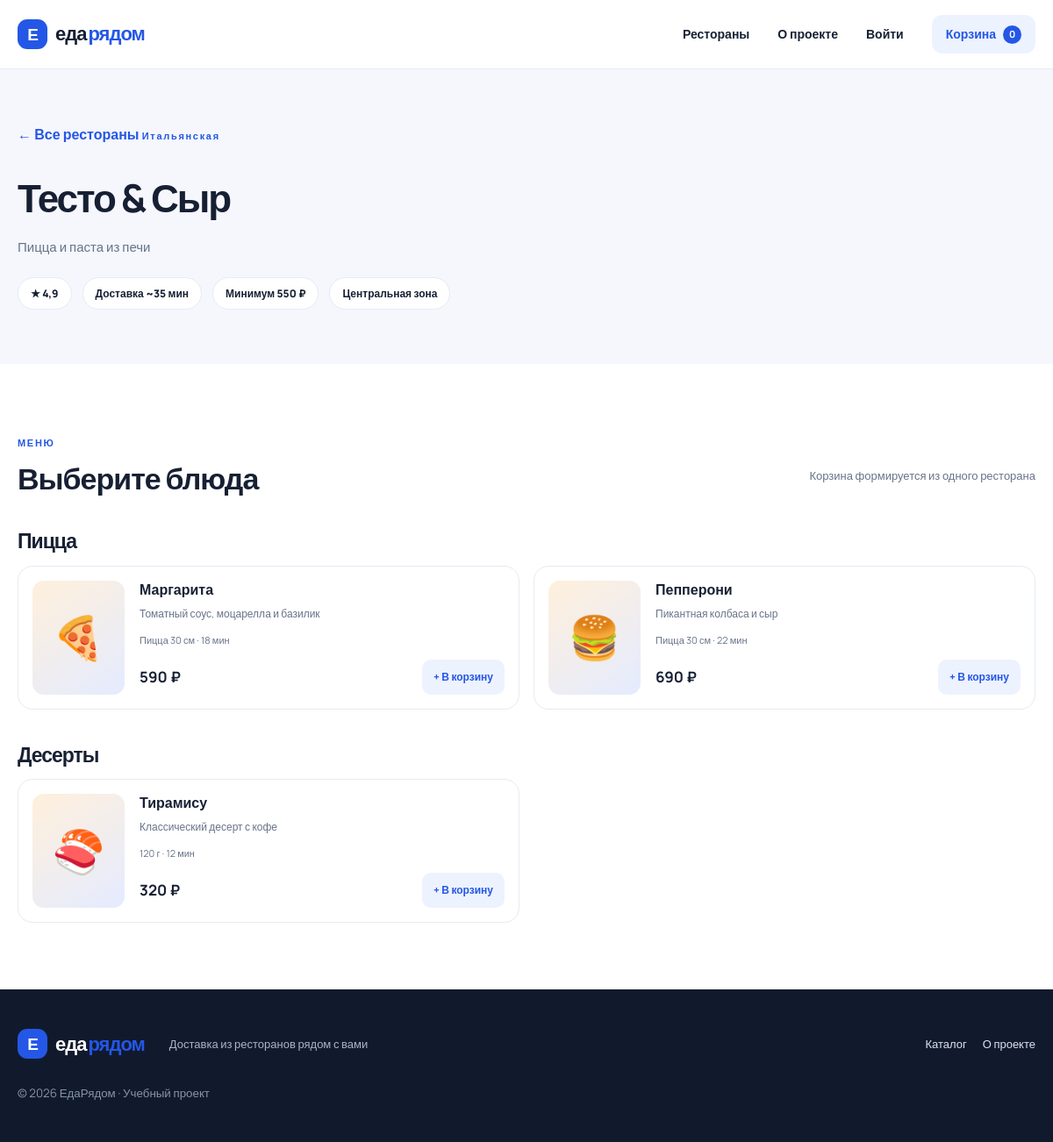
Page /restaurant/pizza-house/ on the committed database.
### delivery/models.py (models this page shows, shortened)
class Restaurant(models.Model):
    name = models.CharField('Название', max_length=120)
    slug = models.SlugField(unique=True)
    description = models.TextField('Описание')
    cuisine = models.CharField('Кухня', max_length=80)
    image = models.ImageField('Изображение', upload_to='restaurants/', blank=True)
    delivery_zone = models.ForeignKey(DeliveryZone, on_delete=models.PROTECT, verbose_name='Зона доставки')
    minimum_order = models.DecimalField('Минимальный заказ', max_digits=8, decimal_places=2, default=500)
    rating = models.FloatField('Рейтинг', default=4.7, validators=[MinValueValidator(0)])
    delivery_minutes = models.PositiveIntegerField('Ориентир доставки', default=40)
    is_active = models.BooleanField('Активен', default=True)

class DeliveryZone(models.Model):
    name = models.CharField('Название зоны', max_length=80)
    delivery_price = models.DecimalField('Стоимость доставки', max_digits=7, decimal_places=2, default=149)
    description = models.CharField('Описание', max_length=180, blank=True)

class Category(models.Model):
    name = models.CharField('Название', max_length=80)
    slug = models.SlugField(unique=True)

class Dish(models.Model):
    restaurant = models.ForeignKey(Restaurant, on_delete=models.CASCADE, related_name='dishes')
    category = models.ForeignKey(Category, on_delete=models.PROTECT, related_name='dishes')
    name = models.CharField('Название', max_length=120)
    description = models.CharField('Описание', max_length=240)
    price = models.DecimalField('Цена', max_digits=8, decimal_places=2)
    weight = models.CharField('Вес', max_length=40, blank=True)
    cooking_minutes = models.PositiveIntegerField('Время приготовления', default=15)
    image = models.ImageField('Изображение', upload_to='dishes/', blank=True)
    is_available = models.BooleanField('В наличии', default=True)

### delivery/views.py (the view)
# urls.py: path('restaurant/<slug:slug>/', views.restaurant_detail, name='restaurant_detail'),
def restaurant_detail(request, slug):
    restaurant = get_object_or_404(Restaurant, slug=slug, is_active=True)
    dishes = restaurant.dishes.filter(is_available=True).select_related('category').order_by('category__name', 'name')
    categories = Category.objects.filter(dishes__restaurant=restaurant).distinct()
    return render(request, 'delivery/restaurant.html', {'restaurant': restaurant, 'dishes': dishes, 'categories': categories})

### templates/delivery/restaurant.html (shortened to what this page needs)
{% extends 'delivery/base.html' %}
{% block content %}
<section class="page-top">
    <div class="container">
        <a class="back-link" href="{% url 'catalog' %}">← Все рестораны</a>
        <span class="eyebrow">{{ restaurant.cuisine }}</span>
        <h1>{{ restaurant.name }}</h1>
        <p>{{ restaurant.description }}</p>
        <div class="restaurant-facts">
            <span>★ {{ restaurant.rating|floatformat:1 }}</span>
            <span>Доставка ~{{ restaurant.delivery_minutes }} мин</span>
            <span>Минимум {{ restaurant.minimum_order|floatformat:0 }} ₽</span>
            <span>{{ restaurant.delivery_zone.name }}</span>
        </div>
    </div>
</section>
<section class="container section">
    <div class="section-head">
        <div>
            <span class="eyebrow">МЕНЮ</span>
            <h2>Выберите блюда</h2>
        </div>
        <p class="muted">Корзина формируется из одного ресторана</p>
    </div>
    {% for category in categories %}
    <section class="menu-section">
        <h2>{{ category.name }}</h2>
        <div class="dish-grid">
            {% for dish in dishes %}
            {% if dish.category_id == category.id %}
            <article class="dish-card">
                <div class="dish-art">
                    {% if dish.image %}
                    <img src="{{ dish.image.url }}" alt="{{ dish.name }}" width="240" height="240" loading="lazy">
                    {% else %}
                    <span aria-hidden="true">{% cycle '🍕' '🍔' '🍣' '🍜' '🍰' %}</span>
                    {% endif %}
                </div>
                <div class="dish-info">
                    <h3>{{ dish.name }}</h3>
                    <p>{{ dish.description|truncatechars:90 }}</p>
                    <small>{{ dish.weight }} · {{ dish.cooking_minutes }} мин</small>
                    <div class="dish-bottom">
                        <strong>{{ dish.price|floatformat:0 }} ₽</strong>
                        <button class="add-btn" data-dish-id="{{ dish.id }}" type="button">+ В корзину</button>
                    </div>
                </div>
            </article>
            {% endif %}
            {% endfor %}
        </div>
    </section>
    {% empty %}
    <p>Меню пока не заполнено.</p>
    {% endfor %}
</section>
{% endblock %}

### static/css/style.css (style rules this page uses)
:root { --blue:#2457e6; --blue-dark:#173eb4; --ink:#172033; --muted:#68738a; --line:#e6eaf2; --soft:#f5f7fc; --white:#fff; --orange:#ffb454; --radius:20px; --space:24px; --shadow:0 14px 40px rgba(24,45,92,.08) }
* { box-sizing:border-box }
html { scroll-behavior:smooth }
body { margin:0; font-family:Manrope,Arial,sans-serif; color:var(--ink); background:#fff; font-size:16px; line-height:1.6 }
a { color:inherit; text-decoration:none }
button,input,select,textarea { font:inherit }
button,a,select { touch-action:manipulation }
button { cursor:pointer }
.container { width:min(1160px,calc(100% - 40px)); margin-inline:auto }
.eyebrow { font-size:11px; font-weight:800; letter-spacing:1.7px; color:var(--blue) }
h1,h2,h3,p { margin-top:0 }
h1 { font-size:clamp(36px,5vw,58px); line-height:1.12; letter-spacing:-2px; margin:14px 0 20px }
h2 { font-size:clamp(25px,3vw,34px); line-height:1.2; letter-spacing:-1px; margin:8px 0 14px }
h3 { font-size:18px; line-height:1.3; margin:0 }
.hero-copy>p,.page-top p { max-width:550px; color:var(--muted); font-size:17px }
.section { padding-top:76px; padding-bottom:76px }
.section-head { display:flex; justify-content:space-between; align-items:end; gap:20px; margin-bottom:28px }
.section-head h2 { margin-bottom:0 }
.page-top { background:var(--soft); padding:62px 0 }
.page-top h1 { font-size:44px }
.page-top p { font-size:15px; margin-bottom:0 }
.back-link { display:inline-block; margin-bottom:20px; color:var(--blue); font-weight:800 }
.restaurant-facts { display:flex; gap:12px; flex-wrap:wrap; margin-top:22px }
.restaurant-facts span { background:white; border:1px solid var(--line); border-radius:30px; padding:8px 14px; font-size:12px; font-weight:800 }
.menu-section { margin-top:38px }
.menu-section>h2 { font-size:23px }
.dish-grid { display:grid; grid-template-columns:repeat(2,minmax(0,1fr)); gap:16px }
.dish-card { display:flex; gap:17px; border:1px solid var(--line); border-radius:17px; padding:16px; min-width:0 }
.dish-art { width:105px; min-width:105px; min-height:120px; border-radius:13px; background:linear-gradient(145deg,#fff0dc,#e4ebff); display:grid; place-items:center; font-size:48px }
.dish-info { min-width:0; flex:1 }
.dish-info h3 { font-size:16px }
.dish-info p { font-size:12px; color:var(--muted); margin:7px 0 }
.dish-info small { color:var(--muted); font-size:11px }
.dish-bottom { display:flex; align-items:center; justify-content:space-between; gap:10px; margin-top:10px }
.dish-bottom strong { font-size:17px }
.add-btn { min-height:40px; padding:0 13px; border:0; border-radius:10px; background:#edf2ff; color:var(--blue); font-weight:800; font-size:12px }
.muted { color:var(--muted); font-size:13px }

### rows in the picture
Restaurant: cuisine "Итальянская", name "Тесто & Сыр", description "Пицца и паста из печи", rating "4,9", delivery_minutes "35", minimum_order "550", delivery_zone.name "Центральная зона"
Category: name "Пицца"
Dish: name "Маргарита", description "Томатный соус, моцарелла и базилик", weight "Пицца 30 см", cooking_minutes "18", price "590"
Dish: name "Пепперони", description "Пикантная колбаса и сыр", weight "Пицца 30 см", cooking_minutes "22", price "690"
Category: name "Десерты"
Dish: name "Тирамису", description "Классический десерт с кофе", weight "120 г", cooking_minutes "12", price "320"

### other values in the picture
{{ request.session.cart|length|default:0 }} "0"
